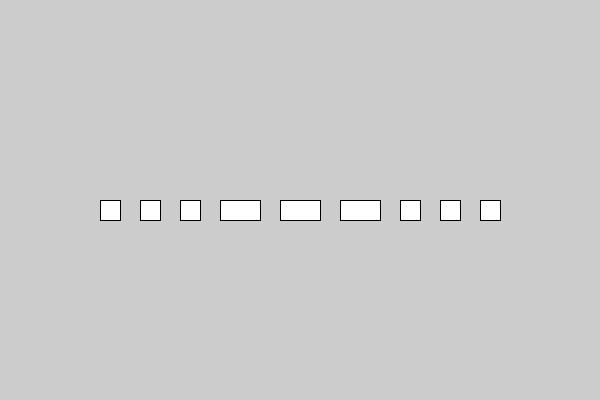
Frame 1 (no input)
Frame 60 (the mouse pressed at the canvas centre just before this capture): identical to frame 1, image omitted
Frame 120 (the mouse held since frame 60 and released just before this capture): identical to frame 1, image omitted

The Processing sketch that drew this single still picture (run headless with seeded random() and noise(); from frame 60 on, the mouse is pressed at the canvas centre):

// Processing sketch: dot_dash_01
// ── dot_dash_01.pde
int x;
void setup() 
{
  size(600, 400);
}

void function1() {
  rect (x, 200, 20, 20);
  x+=40;
}

void function3() {
  rect (x, 200, 40, 20);
  x+=60;
}

void function2() {
  function3();
  function3();
  function3();
  function1();  
}

void draw() {
  x=100;
  rect (x, 200, 20, 20);
  x+=40;
  function1();
  rect (x, 200, 20, 20);
  x+=40;
  function2();
  function1();  
  function1();  
}
